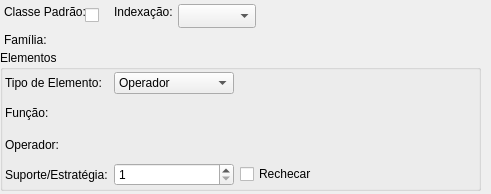
<?xml version="1.0" encoding="UTF-8"?>
<ui version="4.0">
 <class>ClasseOperadoresWidget</class>
 <widget class="QWidget" name="ClasseOperadoresWidget">
  <property name="geometry">
   <rect>
    <x>0</x>
    <y>0</y>
    <width>491</width>
    <height>194</height>
   </rect>
  </property>
  <property name="minimumSize">
   <size>
    <width>0</width>
    <height>0</height>
   </size>
  </property>
  <property name="windowTitle">
   <string>Form</string>
  </property>
  <widget class="QCheckBox" name="classepadrao_chk">
   <property name="geometry">
    <rect>
     <x>85</x>
     <y>5</y>
     <width>25</width>
     <height>21</height>
    </rect>
   </property>
   <property name="text">
    <string/>
   </property>
  </widget>
  <widget class="QLabel" name="classepadrao_lbl">
   <property name="geometry">
    <rect>
     <x>4</x>
     <y>4</y>
     <width>91</width>
     <height>16</height>
    </rect>
   </property>
   <property name="sizePolicy">
    <sizepolicy hsizetype="Fixed" vsizetype="Preferred">
     <horstretch>0</horstretch>
     <verstretch>0</verstretch>
    </sizepolicy>
   </property>
   <property name="minimumSize">
    <size>
     <width>90</width>
     <height>0</height>
    </size>
   </property>
   <property name="text">
    <string>Classe Padrão:</string>
   </property>
  </widget>
  <widget class="QLabel" name="tipo_index_lbl">
   <property name="geometry">
    <rect>
     <x>114</x>
     <y>4</y>
     <width>68</width>
     <height>16</height>
    </rect>
   </property>
   <property name="sizePolicy">
    <sizepolicy hsizetype="Fixed" vsizetype="Preferred">
     <horstretch>0</horstretch>
     <verstretch>0</verstretch>
    </sizepolicy>
   </property>
   <property name="minimumSize">
    <size>
     <width>68</width>
     <height>0</height>
    </size>
   </property>
   <property name="text">
    <string>Indexação:</string>
   </property>
  </widget>
  <widget class="QComboBox" name="tipo_index_cmb">
   <property name="geometry">
    <rect>
     <x>178</x>
     <y>4</y>
     <width>78</width>
     <height>24</height>
    </rect>
   </property>
  </widget>
  <widget class="QGroupBox" name="elementos_grp">
   <property name="geometry">
    <rect>
     <x>0</x>
     <y>50</y>
     <width>481</width>
     <height>141</height>
    </rect>
   </property>
   <property name="title">
    <string>Elementos</string>
   </property>
   <layout class="QGridLayout" name="elementos_grid">
    <property name="margin">
     <number>2</number>
    </property>
    <item row="0" column="0">
     <widget class="QLabel" name="tipo_elem_lbl">
      <property name="text">
       <string>Tipo de Elemento:</string>
      </property>
     </widget>
    </item>
    <item row="0" column="1">
     <widget class="QComboBox" name="tipo_elem_cmb">
      <property name="sizePolicy">
       <sizepolicy hsizetype="Expanding" vsizetype="Fixed">
        <horstretch>0</horstretch>
        <verstretch>0</verstretch>
       </sizepolicy>
      </property>
      <item>
       <property name="text">
        <string>Operador</string>
       </property>
      </item>
      <item>
       <property name="text">
        <string>Função</string>
       </property>
      </item>
      <item>
       <property name="text">
        <string>Armazenamento</string>
       </property>
      </item>
     </widget>
    </item>
    <item row="0" column="2" colspan="2">
     <spacer name="horizontalSpacer">
      <property name="orientation">
       <enum>Qt::Horizontal</enum>
      </property>
      <property name="sizeHint" stdset="0">
       <size>
        <width>271</width>
        <height>20</height>
       </size>
      </property>
     </spacer>
    </item>
    <item row="1" column="0">
     <widget class="QLabel" name="funcao_lbl">
      <property name="text">
       <string>Função:</string>
      </property>
     </widget>
    </item>
    <item row="2" column="0">
     <widget class="QLabel" name="operador_lbl">
      <property name="text">
       <string>Operador:</string>
      </property>
     </widget>
    </item>
    <item row="4" column="0">
     <widget class="QLabel" name="num_suporte_lbl">
      <property name="text">
       <string>Suporte/Estratégia:</string>
      </property>
     </widget>
    </item>
    <item row="4" column="1">
     <widget class="QSpinBox" name="num_suporte_sb">
      <property name="minimum">
       <number>1</number>
      </property>
     </widget>
    </item>
    <item row="4" column="2" colspan="2">
     <widget class="QCheckBox" name="rechecar_chk">
      <property name="text">
       <string>Rechecar</string>
      </property>
     </widget>
    </item>
   </layout>
  </widget>
  <widget class="QLabel" name="familia_lbl">
   <property name="geometry">
    <rect>
     <x>4</x>
     <y>32</y>
     <width>68</width>
     <height>16</height>
    </rect>
   </property>
   <property name="minimumSize">
    <size>
     <width>68</width>
     <height>0</height>
    </size>
   </property>
   <property name="text">
    <string>Família:</string>
   </property>
  </widget>
 </widget>
 <resources/>
 <connections/>
</ui>
